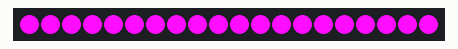
A sketch run on a simulated Arduino Uno, built with avr-gcc and run on an emulated ATmega328P. Shown: 20 RGB LEDs in strip order, left to right. Dim RGB values are drawn brighter than linear; random numbers use the default seed unless the sketch sets one.

Above: at 0.93 s.
At 6.05 s:
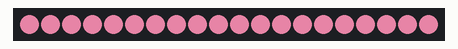
At 11.17 s:
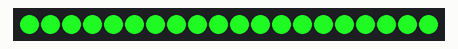
At 20.2 s:
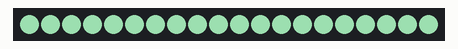
At 30.73 s:
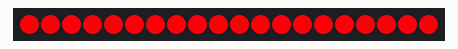
At 39.76 s:
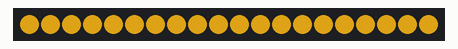

The sketch:

sketch_sep19a.ino
```cpp
#include <Adafruit_NeoPixel.h>

#define PIN 0
#define D1 1
#define D2 2
#define MAX_COLORS 12

Adafruit_NeoPixel pixels = Adafruit_NeoPixel(20, PIN);


uint32_t color_old = 0;
uint32_t color = 0;
uint32_t colors[MAX_COLORS] = {0};

uint32_t prevTime, faderTime;

uint16_t brightness = 0;

uint8_t Red(uint32_t color)
{
  return (color >> 16) & 0xFF;
}
uint8_t Green(uint32_t color)
{
  return (color >> 8) & 0xFF;
}
uint8_t Blue(uint32_t color)
{
  return color & 0xFF;
}

void setup()
{
  static uint8_t i;
  pixels.begin();
  pixels.setBrightness(255); // 1/3 brightness
  prevTime = millis();
  faderTime = millis();
  pinMode(D1, INPUT);
  pinMode(D2, INPUT);
  digitalWrite(D1, HIGH);
  digitalWrite(D2, HIGH);

  colors[0] = pixels.Color(0xFF, 0x0D, 0xFF); // FF0DFF
  colors[1] = pixels.Color(0x0D, 0xFF, 0x24); //0DFF24
  colors[2] = pixels.Color(0xFF, 0x00, 0x00);
  colors[3] = pixels.Color(0x0C, 0x0C, 0xE8); // 0C0CE8
  colors[4] = pixels.Color(0xDA, 0xFF, 0x34); // DAFF34
  colors[5] = pixels.Color(0xC8, 0x34, 0xFF); // C834FF

  for (i = 0; i < MAX_COLORS; i++)
  {
    if (colors[i] == 0)
      colors[i] = pixels.Color(random(255), random(255), random(255));
  }
}
int fader = 60;

uint8_t red = 0;
uint8_t green = 0;
uint8_t blue = 0;

#define CHANGE_INTERVAL 400
void loop()
{
  static uint8_t rear, front, rotate = 0;
  static uint8_t brightness2 = 100, TotalSteps = 255, Index = 0;
  uint32_t t, change_interval = CHANGE_INTERVAL;
  char orange[4] = {0, 11, 5, 4};
  static int i = 0;

  red = ((Red(color_old) * (TotalSteps - Index)) + (Red(color) * Index)) / TotalSteps;
  green = ((Green(color_old) * (TotalSteps - Index)) + (Green(color) * Index)) / TotalSteps;
  blue = ((Blue(color_old) * (TotalSteps - Index)) + (Blue(color) * Index)) / TotalSteps;

  if (i < 20)
  {
    pixels.setPixelColor(i, red, green, blue);
    i++;
  }
  else
  {
    if (prevTime < millis() - 2)
    {
      pixels.show();
      prevTime = millis();
      Index++;
      i = 0;
      if (Index > 254)
      {
        Index = 0;
        color_old = colors[rotate];

        if (rotate + 1 > MAX_COLORS - 1)
          color = colors[0];
        else
          color = colors[rotate + 1];
          rotate++;
        if (rotate > MAX_COLORS - 1)
          rotate = 0;
      }
    }
    else
    {
      ;
    }
  }
}
```
